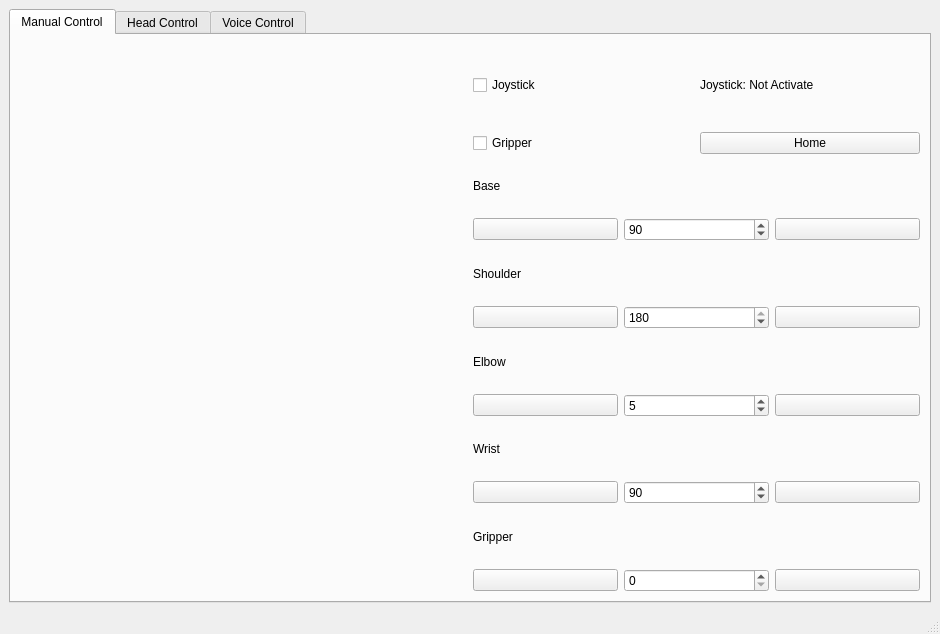
<?xml version="1.0" encoding="UTF-8"?>
<ui version="4.0">
 <class>MainWindow</class>
 <widget class="QMainWindow" name="MainWindow">
  <property name="geometry">
   <rect>
    <x>0</x>
    <y>0</y>
    <width>940</width>
    <height>634</height>
   </rect>
  </property>
  <property name="windowTitle">
   <string>MainWindow</string>
  </property>
  <property name="autoFillBackground">
   <bool>false</bool>
  </property>
  <widget class="QWidget" name="centralwidget">
   <layout class="QHBoxLayout" name="horizontalLayout_7" stretch="0">
    <item>
     <widget class="QTabWidget" name="tabWidget">
      <property name="currentIndex">
       <number>0</number>
      </property>
      <widget class="QWidget" name="manual_tab">
       <attribute name="title">
        <string>Manual Control</string>
       </attribute>
       <layout class="QHBoxLayout" name="horizontalLayout_10">
        <item>
         <widget class="QLabel" name="image_robotic_arm">
          <property name="sizePolicy">
           <sizepolicy hsizetype="Ignored" vsizetype="Ignored">
            <horstretch>0</horstretch>
            <verstretch>0</verstretch>
           </sizepolicy>
          </property>
          <property name="text">
           <string/>
          </property>
          <property name="pixmap">
           <pixmap resource="resource.qrc">:/newPrefix/images/robotic arm idp.png</pixmap>
          </property>
          <property name="scaledContents">
           <bool>true</bool>
          </property>
         </widget>
        </item>
        <item>
         <layout class="QVBoxLayout" name="verticalLayout_6">
          <item>
           <layout class="QHBoxLayout" name="horizontalLayout_9">
            <item>
             <widget class="QCheckBox" name="checkbox_joystick">
              <property name="text">
               <string>Joystick</string>
              </property>
              <property name="tristate">
               <bool>false</bool>
              </property>
             </widget>
            </item>
            <item>
             <widget class="QLabel" name="label_joystick_status">
              <property name="text">
               <string>Joystick: Not Activate</string>
              </property>
             </widget>
            </item>
           </layout>
          </item>
          <item>
           <layout class="QHBoxLayout" name="horizontalLayout_6">
            <item>
             <widget class="QCheckBox" name="checkbox_gripper">
              <property name="text">
               <string>Gripper</string>
              </property>
             </widget>
            </item>
            <item>
             <widget class="QPushButton" name="button_home">
              <property name="text">
               <string>Home</string>
              </property>
             </widget>
            </item>
           </layout>
          </item>
          <item>
           <layout class="QVBoxLayout" name="verticalLayout">
            <item>
             <widget class="QLabel" name="label_base">
              <property name="text">
               <string>Base</string>
              </property>
             </widget>
            </item>
            <item>
             <layout class="QHBoxLayout" name="horizontalLayout">
              <item>
               <widget class="QPushButton" name="button_base_minus">
                <property name="text">
                 <string/>
                </property>
                <property name="icon">
                 <iconset resource="resource.qrc">
                  <normaloff>:/newPrefix/images/minus_.png</normaloff>:/newPrefix/images/minus_.png</iconset>
                </property>
               </widget>
              </item>
              <item>
               <widget class="QSpinBox" name="spinBox_base">
                <property name="keyboardTracking">
                 <bool>false</bool>
                </property>
                <property name="maximum">
                 <number>180</number>
                </property>
                <property name="value">
                 <number>90</number>
                </property>
               </widget>
              </item>
              <item>
               <widget class="QPushButton" name="button_base_plus">
                <property name="text">
                 <string/>
                </property>
                <property name="icon">
                 <iconset resource="resource.qrc">
                  <normaloff>:/newPrefix/images/plus.png</normaloff>:/newPrefix/images/plus.png</iconset>
                </property>
               </widget>
              </item>
             </layout>
            </item>
           </layout>
          </item>
          <item>
           <layout class="QVBoxLayout" name="verticalLayout_2">
            <item>
             <widget class="QLabel" name="label_shoulder">
              <property name="text">
               <string>Shoulder</string>
              </property>
             </widget>
            </item>
            <item>
             <layout class="QHBoxLayout" name="horizontalLayout_2">
              <item>
               <widget class="QPushButton" name="button_shoulder_minus">
                <property name="text">
                 <string/>
                </property>
                <property name="icon">
                 <iconset resource="resource.qrc">
                  <normaloff>:/newPrefix/images/minus_.png</normaloff>:/newPrefix/images/minus_.png</iconset>
                </property>
               </widget>
              </item>
              <item>
               <widget class="QSpinBox" name="spinBox_shoulder">
                <property name="keyboardTracking">
                 <bool>false</bool>
                </property>
                <property name="maximum">
                 <number>180</number>
                </property>
                <property name="value">
                 <number>180</number>
                </property>
               </widget>
              </item>
              <item>
               <widget class="QPushButton" name="button_shoulder_plus">
                <property name="text">
                 <string/>
                </property>
                <property name="icon">
                 <iconset resource="resource.qrc">
                  <normaloff>:/newPrefix/images/plus.png</normaloff>:/newPrefix/images/plus.png</iconset>
                </property>
               </widget>
              </item>
             </layout>
            </item>
           </layout>
          </item>
          <item>
           <layout class="QVBoxLayout" name="verticalLayout_3">
            <item>
             <widget class="QLabel" name="label_elbow">
              <property name="text">
               <string>Elbow</string>
              </property>
             </widget>
            </item>
            <item>
             <layout class="QHBoxLayout" name="horizontalLayout_3">
              <item>
               <widget class="QPushButton" name="button_elbow_minus">
                <property name="text">
                 <string/>
                </property>
                <property name="icon">
                 <iconset resource="resource.qrc">
                  <normaloff>:/newPrefix/images/minus_.png</normaloff>:/newPrefix/images/minus_.png</iconset>
                </property>
               </widget>
              </item>
              <item>
               <widget class="QSpinBox" name="spinBox_elbow">
                <property name="keyboardTracking">
                 <bool>false</bool>
                </property>
                <property name="maximum">
                 <number>180</number>
                </property>
                <property name="value">
                 <number>5</number>
                </property>
               </widget>
              </item>
              <item>
               <widget class="QPushButton" name="button_elbow_plus">
                <property name="text">
                 <string/>
                </property>
                <property name="icon">
                 <iconset resource="resource.qrc">
                  <normaloff>:/newPrefix/images/plus.png</normaloff>:/newPrefix/images/plus.png</iconset>
                </property>
               </widget>
              </item>
             </layout>
            </item>
           </layout>
          </item>
          <item>
           <layout class="QVBoxLayout" name="verticalLayout_4">
            <item>
             <widget class="QLabel" name="label_wrist">
              <property name="text">
               <string>Wrist</string>
              </property>
             </widget>
            </item>
            <item>
             <layout class="QHBoxLayout" name="horizontalLayout_4">
              <item>
               <widget class="QPushButton" name="button_wrist_minus">
                <property name="text">
                 <string/>
                </property>
                <property name="icon">
                 <iconset resource="resource.qrc">
                  <normaloff>:/newPrefix/images/minus_.png</normaloff>:/newPrefix/images/minus_.png</iconset>
                </property>
               </widget>
              </item>
              <item>
               <widget class="QSpinBox" name="spinBox_wrist">
                <property name="keyboardTracking">
                 <bool>false</bool>
                </property>
                <property name="maximum">
                 <number>180</number>
                </property>
                <property name="value">
                 <number>90</number>
                </property>
               </widget>
              </item>
              <item>
               <widget class="QPushButton" name="button_wrist_plus">
                <property name="text">
                 <string/>
                </property>
                <property name="icon">
                 <iconset resource="resource.qrc">
                  <normaloff>:/newPrefix/images/plus.png</normaloff>:/newPrefix/images/plus.png</iconset>
                </property>
               </widget>
              </item>
             </layout>
            </item>
           </layout>
          </item>
          <item>
           <layout class="QVBoxLayout" name="verticalLayout_5">
            <item>
             <widget class="QLabel" name="label_gripper">
              <property name="text">
               <string>Gripper</string>
              </property>
             </widget>
            </item>
            <item>
             <layout class="QHBoxLayout" name="horizontalLayout_5">
              <item>
               <widget class="QPushButton" name="button_gripper_minus">
                <property name="text">
                 <string/>
                </property>
                <property name="icon">
                 <iconset resource="resource.qrc">
                  <normaloff>:/newPrefix/images/minus_.png</normaloff>:/newPrefix/images/minus_.png</iconset>
                </property>
               </widget>
              </item>
              <item>
               <widget class="QSpinBox" name="spinBox_gripper">
                <property name="keyboardTracking">
                 <bool>false</bool>
                </property>
                <property name="maximum">
                 <number>180</number>
                </property>
               </widget>
              </item>
              <item>
               <widget class="QPushButton" name="button_gripper_plus">
                <property name="text">
                 <string/>
                </property>
                <property name="icon">
                 <iconset resource="resource.qrc">
                  <normaloff>:/newPrefix/images/plus.png</normaloff>:/newPrefix/images/plus.png</iconset>
                </property>
               </widget>
              </item>
             </layout>
            </item>
           </layout>
          </item>
         </layout>
        </item>
       </layout>
      </widget>
      <widget class="QWidget" name="head_tab">
       <attribute name="title">
        <string>Head Control</string>
       </attribute>
       <layout class="QVBoxLayout" name="verticalLayout_14">
        <item>
         <widget class="QLabel" name="label_camera">
          <property name="sizePolicy">
           <sizepolicy hsizetype="Ignored" vsizetype="Ignored">
            <horstretch>0</horstretch>
            <verstretch>0</verstretch>
           </sizepolicy>
          </property>
          <property name="minimumSize">
           <size>
            <width>640</width>
            <height>480</height>
           </size>
          </property>
          <property name="styleSheet">
           <string notr="true">background-color: black; color: white; border: 2px solid red;</string>
          </property>
          <property name="text">
           <string>Camera OFF</string>
          </property>
          <property name="alignment">
           <set>Qt::AlignCenter</set>
          </property>
         </widget>
        </item>
       </layout>
      </widget>
      <widget class="QWidget" name="voice_tab">
       <attribute name="title">
        <string>Voice Control</string>
       </attribute>
       <layout class="QVBoxLayout" name="verticalLayout_9">
        <item>
         <widget class="QLabel" name="label_voice_status">
          <property name="text">
           <string>TextLabel</string>
          </property>
         </widget>
        </item>
        <item>
         <layout class="QHBoxLayout" name="horizontalLayout_8">
          <item>
           <widget class="QPlainTextEdit" name="text_voice_log">
            <property name="plainText">
             <string/>
            </property>
           </widget>
          </item>
          <item>
           <layout class="QVBoxLayout" name="verticalLayout_8">
            <item>
             <widget class="QPlainTextEdit" name="text_voice_input">
              <property name="plainText">
               <string/>
              </property>
             </widget>
            </item>
            <item>
             <widget class="QPlainTextEdit" name="text_command_sheet">
              <property name="plainText">
               <string>Voice Command Guide

Commands:
• “Feed / Send” &gt; Bring food to your mouth
• &quot;Idle&quot; &gt; Go to Idle position
• “Home” &gt; Move robotic arm to home position
• “Finish / Shutdown” &gt; Shutdown the system
• “Head” &gt; Switch to head-control mode

Confirmation:
• &quot;Yes&quot; &gt; yes, yeah, yep, yup, sure
• &quot;No&quot;&gt; no, nope, nah
</string>
              </property>
             </widget>
            </item>
           </layout>
          </item>
         </layout>
        </item>
       </layout>
      </widget>
     </widget>
    </item>
   </layout>
  </widget>
  <widget class="QMenuBar" name="menubar">
   <property name="geometry">
    <rect>
     <x>0</x>
     <y>0</y>
     <width>940</width>
     <height>22</height>
    </rect>
   </property>
  </widget>
  <widget class="QStatusBar" name="statusbar"/>
 </widget>
 <resources>
  <include location="resource.qrc"/>
 </resources>
 <connections/>
</ui>
